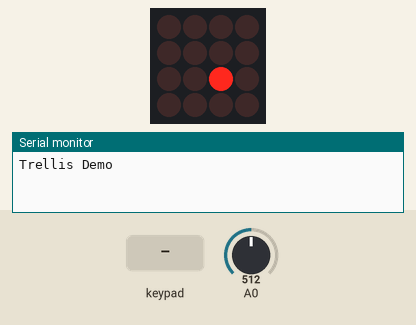
Simulated run of this sketch. Board: ATtiny85, built with avr-gcc and run on an emulated ATtiny85. On the bench: 4×4 LED matrix, the last lines printed to the serial monitor. The test bench sets the inputs (shaded band); at power-on: A0 = 512. Random numbers use the default seed unless the sketch sets one.

Above: at 5.7 s.
7.6 s: keypad keys 1 2 D pressed 0.4 s apart
At 7.68 s:
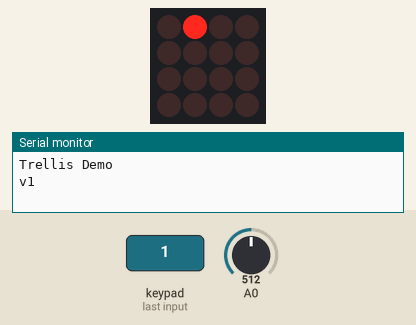
At 8.9 s:
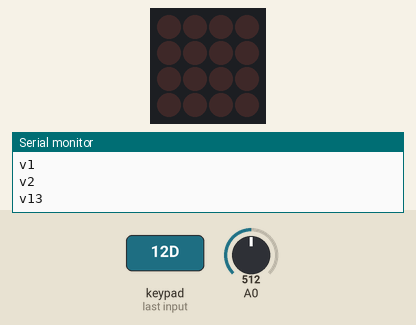
10.3 s: key '0' pressed
At 15.7 s:
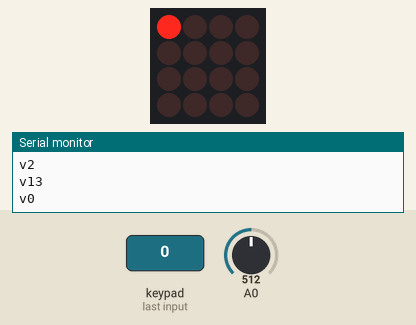

Measured:
- after the input at 7.6 s, the display: changes at once (image 1)
- after the input at 10.3 s, the display: changes at once (image 3)
- what the display in image 0 shows lasts 0.5 s, from 5.7 s to 6.2 s

The sketch:

TapStreakArduino.ino
```cpp
#include <Wire.h>
#include "Adafruit_Trellis.h"

#define MOMENTARY 0
#define LATCHING 1

Adafruit_Trellis matrix0 = Adafruit_Trellis();
// Just one
Adafruit_TrellisSet trellis =  Adafruit_TrellisSet(&matrix0);

#define NUMTRELLIS 1
#define numKeys (NUMTRELLIS * 16)

#define INTPIN A2

int buttons[] = {1,2,3,4};
int playerButtons[] = {0,0,0,0};
int currentIndex = 0;
bool playing = false;

void setup() {
  Serial.begin(9600);
  Serial.println("Trellis Demo");

  // INT pin requires a pullup
  pinMode(INTPIN, INPUT);
  digitalWrite(INTPIN, HIGH);

  trellis.begin(0x70);  // only one
}

void loop() {
  delay(30); // 30ms delay is required, dont remove me!

  if(!playing){
    resetGame();
    setButtons();
    playSequence();
    playing = true;

  }else{
    if (trellis.readSwitches()) {
      // go through every button
      for (uint8_t i=0; i<numKeys; i++) {
        // if it was pressed...
        if (trellis.justPressed(i)) {
          Serial.print("v"); Serial.println(i);
          // Alternate the LED
          if (trellis.isLED(i))
            trellis.clrLED(i);
          else{
            trellis.setLED(i);
            trellis.writeDisplay();
            delay(150);
            trellis.clrLED(i);
            trellis.writeDisplay();
            addButtonPress(i);
          }
        }
      }

    }
  }
}

void setButtons(){
  randomSeed(analogRead(0));
  for(int i = 0;i < (sizeof(buttons)/sizeof(int));i++){

    int num = random(16);
    if(num != 12)
      buttons[i] = num;
    else
      i = i-1;
  }
}

void checkResults(){
  bool correct = true;
  for(int x = 0;x < (sizeof(buttons)/sizeof(int)); x++){
    if(buttons[x] != playerButtons[x])
      correct = false;
  }
  if(!correct)
    displayX();
  else
    displayFull();

  playing = false;
}

void addButtonPress(int b){
  playerButtons[currentIndex] = b;
  currentIndex++;
  if(currentIndex == (sizeof(buttons)/sizeof(int)))
    checkResults();
}

void resetGame(){
  currentIndex = 0;
  displayChase();
}

void playSequence(){
  for(int i = 0;i < (sizeof(buttons)/sizeof(int));i++){
    int num = buttons[i];
    trellis.setLED(num);
    trellis.writeDisplay();
    delay(500);
    trellis.clrLED(num);
    trellis.writeDisplay();
    delay(500);
  }
}

void displayX(){
  for(int x = 0;x < 3; x++){
    delay(200);
    for(int i = 0;i < 5;i++){
      trellis.setLED(i*5);
      trellis.writeDisplay();
    }
    for(int i = 1;i < 6;i++){
      trellis.setLED(i*3);
      trellis.writeDisplay();
    }
    delay(200);
    for(int i = 0;i < 5;i++){
      trellis.clrLED(i*5);
      trellis.writeDisplay();
    }
    for(int i = 1;i < 6;i++){
      trellis.clrLED(i*3);
      trellis.writeDisplay();
    }
  }
  delay(1000);
}

void displayFull(){
  for(int x = 0;x < 3; x++){
    delay(200);
    for(int i = 0;i < 16; i++){
      trellis.setLED(i);
      trellis.writeDisplay();
    }
    delay(200);
    for(int i = 0;i < 16; i++){
      trellis.clrLED(i);
      trellis.writeDisplay();
    }
  }
  delay(1000);
}

void displayChase(){
  // light up all the LEDs in order
  for (uint8_t i=0; i<numKeys; i++) {
    trellis.setLED(i);
    trellis.writeDisplay();
    delay(50);
  }
  // then turn them off
  for (uint8_t i=0; i<numKeys; i++) {
    trellis.clrLED(i);
    trellis.writeDisplay();
    delay(50);
  }
  delay(1000);
}
```
